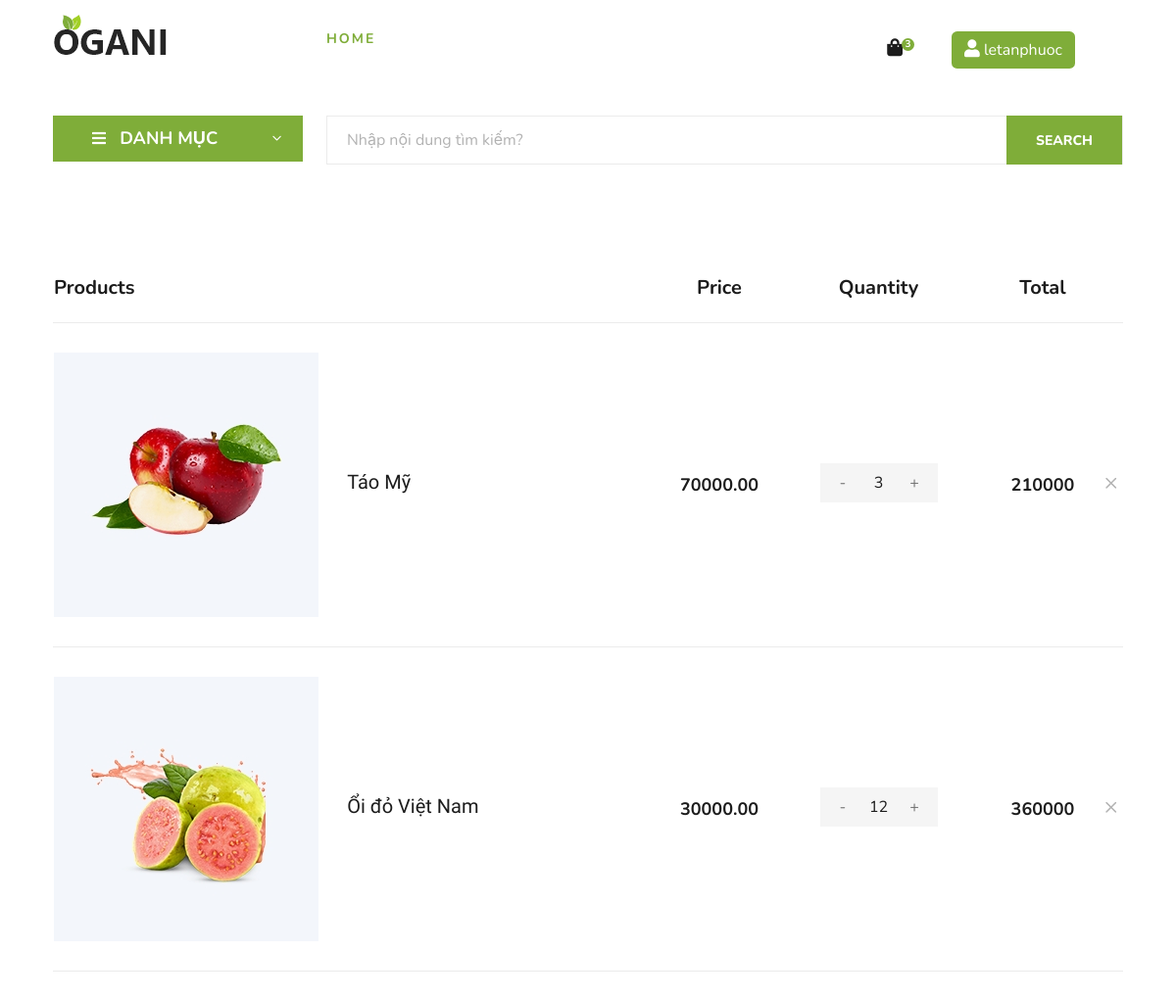
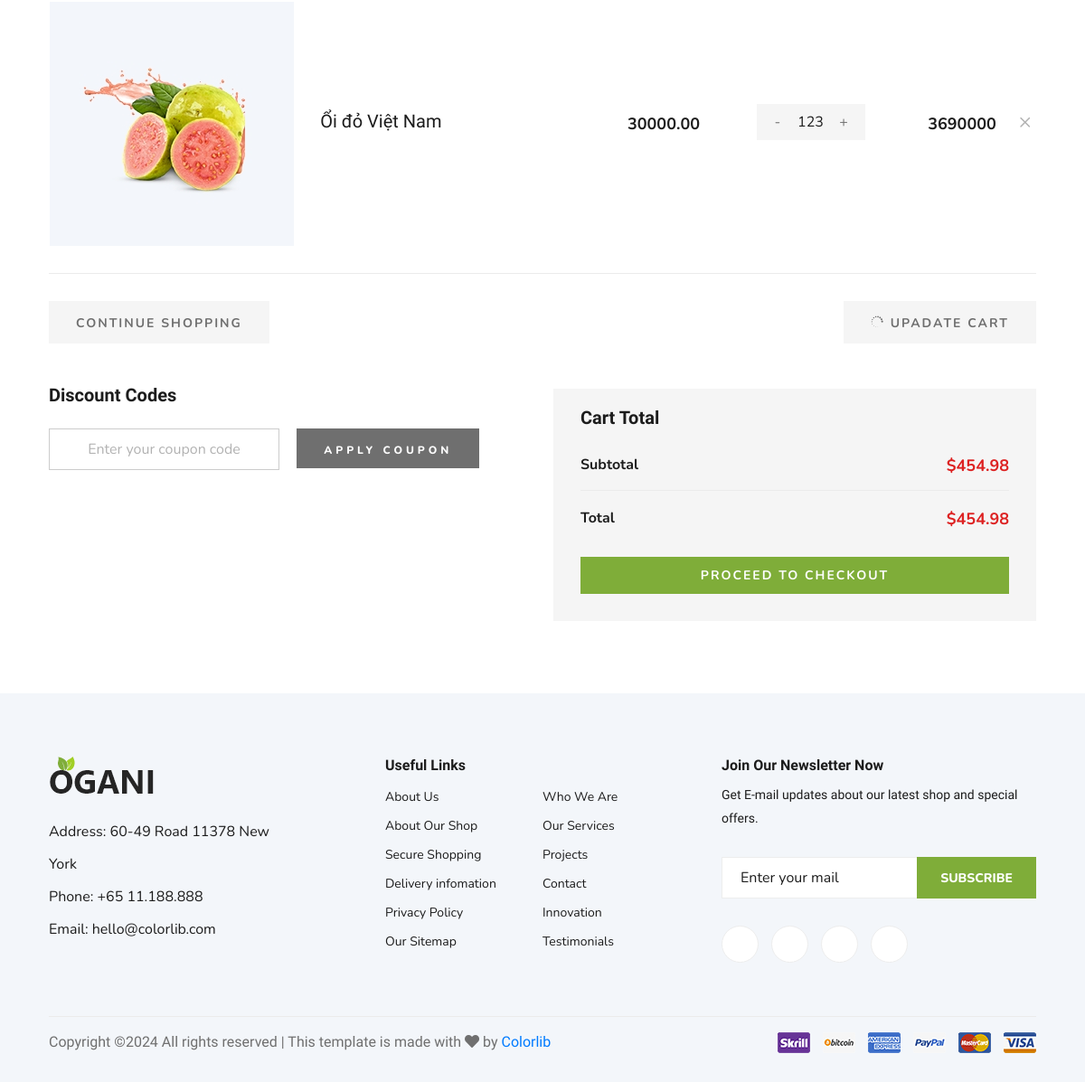
/cart.php (signed in), run on the app's committed database (2 pictures, top to bottom).
### tables this page shows
CREATE TABLE `cart_items` (
  `cart_item_id` int(11) NOT NULL,
  `cart_id` int(11) NOT NULL,
  `product_id` int(11) NOT NULL,
  `quantity` int(11) NOT NULL,
  `price` decimal(10,2) NOT NULL
);

CREATE TABLE `products` (
  `product_id` int(11) NOT NULL,
  `name` varchar(100) NOT NULL,
  `description` text DEFAULT NULL,
  `price` decimal(10,2) NOT NULL,
  `stock` int(11) NOT NULL,
  `views` int(11) DEFAULT 0,
  `sold` int(11) DEFAULT 0,
  `category_id` int(11) DEFAULT NULL,
  `img_url` varchar(255) DEFAULT NULL,
  `created_at` datetime DEFAULT current_timestamp()
);

### cart.php (called while the page is built)
<?php
    include "header.php";
    include "hero.php";
    include "cart_item.php";
?>
<?php include "footer.php" ?>

### config/Database.php (called while the page is built, shortened)
<?php
    class Database
    {
        private $host = "localhost";
        private $username = "root";
        private $password = "";
        private $dbName = "fruit_store";
        private $conn;
        private function connect()
        {
            $this->conn = new mysqli($this->host, $this->username, $this->password, $this->dbName);
        }
        public function getData($sql, $parameters = [], $typeParams = "")
        {
            try
            {
                $stmt = $this->conn->prepare($sql);
                if (!empty($parameters)) {
                    $stmt->bind_param($typeParams, ...$parameters);
                }
                $stmt->execute();
                $result = $stmt->get_result();
                return $result->fetch_all(MYSQLI_ASSOC);
            }
            catch (Exception $ex)
            {
                die("Lỗi truy vấn getData: " . $ex->getMessage());
            }
        }
    }
?>

### models/UserModel.php (called while the page is built, shortened)
<?php
    require_once $_SERVER['DOCUMENT_ROOT'] . '/store/config/Database.php';
    class UserModel
    {
        function isUserLoggedIn() {
            return isset($_SESSION['user_id']);
        }
    }
?>

### models/CartModel.php (called while the page is built, shortened)
<?php
    require_once $_SERVER['DOCUMENT_ROOT'] . '/store/config/Database.php';
    class CartModel
    {
        private $db;
        public function __construct()
        {
            $this->db = new Database();
        }
        public function getCartItemByUserId($userId)
        {
            $sql = "SELECT cart_items.*, products.* FROM cart_items
                    INNER JOIN products ON cart_items.product_id = products.product_id
                    INNER JOIN carts ON cart_items.cart_id = carts.cart_id
                    WHERE carts.user_id = ?";
            $parameters = [$userId];
            $typeParams = "i";
            return $this->db->getData($sql, $parameters, $typeParams);
        }
    }
?>

### cart_item.php (the view)
<?php
   require_once './models/CartModel.php';
   require_once './models/UserModel.php';
   $cartModel = new CartModel();
   $userModel = new UserModel();
   $isLoggedIn = $userModel->isUserLoggedIn();
   $carts = null;
   if($isLoggedIn)
   {
       $userId = $_SESSION['user_id'];
       $carts = $cartModel->getCartItemByUserId($userId);
   }
?>
 <section class="shoping-cart spad">
       <div class="container">
           <div class="row">
               <div class="col-lg-12">
                   <div class="shoping__cart__table">
                       <table>
                           <thead>
                               <tr>
                                   <th class="shoping__product">Products</th>
                                   <th>Price</th>
                                   <th>Quantity</th>
                                   <th>Total</th>
                                   <th></th>
                               </tr>
                           </thead>
                           <tbody>
                               <?php
                                   if($isLoggedIn)
                                   {
                                       foreach($carts as $cart)
                                       {
                                           $totalPriceItem = $cart['price'] * $cart['quantity'];
                                           echo <<<HTML
                                               <tr>
                                                   <td class="shoping__cart__item">
                                                       <img src="{$cart['img_url']}" alt="">
                                                       <h5>{$cart['name']}</h5>
                                                   </td>
                                                   <td class="shoping__cart__price">
                                                       {$cart['price']}
                                                   </td>
                                                   <td class="shoping__cart__quantity">
                                                       <div class="quantity">
                                                           <div class="pro-qty">
                                                               <input type="text" value="{$cart['quantity']}">
                                                           </div>
                                                       </div>
                                                   </td>
                                                   <td class="shoping__cart__total">
                                                       $totalPriceItem
                                                   </td>
                                                   <td class="shoping__cart__item__close">
                                                       <a href="./removeCartItem.php?productId={$cart['product_id']}"><span class="icon_close"></span></a>
                                                   </td>
                                               </tr>
                                               HTML;
                                       }
                                   }
                               ?>
                           </tbody>
                       </table>
                   </div>
               </div>
           </div>
           <div class="row">
               <div class="col-lg-12">
                   <div class="shoping__cart__btns">
                       <a href="#" class="primary-btn cart-btn">CONTINUE SHOPPING</a>
                       <a href="#" class="primary-btn cart-btn cart-btn-right"><span class="icon_loading"></span>
                           Upadate Cart</a>
                   </div>
               </div>
               <div class="col-lg-6">
                   <div class="shoping__continue">
                       <div class="shoping__discount">
                           <h5>Discount Codes</h5>
                           <form action="#">
                               <input type="text" placeholder="Enter your coupon code">
                               <button type="submit" class="site-btn">APPLY COUPON</button>
                           </form>
                       </div>
                   </div>
               </div>
               <div class="col-lg-6">
                   <div class="shoping__checkout">
                       <h5>Cart Total</h5>
                       <ul>
                           <li>Subtotal <span>$454.98</span></li>
                           <li>Total <span>$454.98</span></li>
                       </ul>
                       <a href="#" class="primary-btn">PROCEED TO CHECKOUT</a>
                   </div>
               </div>
           </div>
       </div>
   </section>

### css/style.css (style rules this page uses)
html, body { height: 100%; font-family: "Cairo", sans-serif; -webkit-font-smoothing: antialiased; font-smoothing: antialiased; }
h1, h2, h3, h4, h5, h6 { margin: 0; color: #111111; font-weight: 400; font-family: "Cairo", sans-serif; }
h5 { font-size: 18px; }
img { max-width: 100%; }
ul, ol { padding: 0; margin: 0; }
.spad { padding-top: 100px; padding-bottom: 100px; }
.primary-btn { display: inline-block; font-size: 14px; padding: 10px 28px 10px; color: #ffffff; text-transform: uppercase; font-weight: 700; background: #7fad39; letter-spacing: 2px; }
.site-btn { font-size: 14px; color: #ffffff; font-weight: 800; text-transform: uppercase; display: inline-block; padding: 13px 30px 12px; background: #7fad39; border: none; }
.pro-qty { width: 140px; height: 50px; display: inline-block; position: relative; text-align: center; background: #f5f5f5; margin-bottom: 5px; }
.pro-qty input { height: 100%; width: 100%; font-size: 16px; color: #6f6f6f; width: 50px; border: none; background: #f5f5f5; text-align: center; }
.shoping-cart { padding-top: 80px; padding-bottom: 80px; }
.shoping__cart__table { margin-bottom: 30px; }
.shoping__cart__table table { width: 100%; text-align: center; }
.shoping__cart__table table thead tr { border-bottom: 1px solid #ebebeb; }
.shoping__cart__table table thead th { font-size: 20px; font-weight: 700; color: #1c1c1c; padding-bottom: 20px; }
.shoping__cart__table table thead th.shoping__product { text-align: left; }
.shoping__cart__table table tbody tr td { padding-top: 30px; padding-bottom: 30px; border-bottom: 1px solid #ebebeb; }
.shoping__cart__table table tbody tr td.shoping__cart__item { width: 630px; text-align: left; }
.shoping__cart__table table tbody tr td.shoping__cart__item img { display: inline-block; margin-right: 25px; }
.shoping__cart__table table tbody tr td.shoping__cart__item h5 { color: #1c1c1c; display: inline-block; }
.shoping__cart__table table tbody tr td.shoping__cart__price { font-size: 18px; color: #1c1c1c; font-weight: 700; width: 100px; }
.shoping__cart__table table tbody tr td.shoping__cart__total { font-size: 18px; color: #1c1c1c; font-weight: 700; width: 110px; }
.shoping__cart__table table tbody tr td.shoping__cart__item__close { text-align: right; }
.shoping__cart__table table tbody tr td.shoping__cart__item__close span { font-size: 24px; color: #b2b2b2; cursor: pointer; }
.shoping__cart__table table tbody tr td.shoping__cart__quantity { width: 225px; }
.shoping__cart__table table tbody tr td.shoping__cart__quantity .pro-qty { width: 120px; height: 40px; }
.shoping__cart__table table tbody tr td.shoping__cart__quantity .pro-qty input { color: #1c1c1c; }
.shoping__cart__table table tbody tr td.shoping__cart__quantity .pro-qty input::placeholder { color: #1c1c1c; }
.primary-btn.cart-btn { color: #6f6f6f; padding: 14px 30px 12px; background: #f5f5f5; }
.primary-btn.cart-btn span { font-size: 14px; }
.primary-btn.cart-btn.cart-btn-right { float: right; }
.shoping__discount { margin-top: 45px; }
.shoping__discount h5 { font-size: 20px; color: #1c1c1c; font-weight: 700; margin-bottom: 25px; }
.shoping__discount form input { width: 255px; height: 46px; border: 1px solid #cccccc; font-size: 16px; color: #b2b2b2; text-align: center; display: inline-block; margin-right: 15px; }
.shoping__discount form input::placeholder { color: #b2b2b2; }
.shoping__discount form button { padding: 15px 30px 11px; font-size: 12px; letter-spacing: 4px; background: #6f6f6f; }
.shoping__checkout { background: #f5f5f5; padding: 30px; padding-top: 20px; margin-top: 50px; }
.shoping__checkout h5 { color: #1c1c1c; font-weight: 700; font-size: 20px; margin-bottom: 28px; }
.shoping__checkout ul { margin-bottom: 28px; }
.shoping__checkout ul li { font-size: 16px; color: #1c1c1c; font-weight: 700; list-style: none; overflow: hidden; border-bottom: 1px solid #ebebeb; padding-bottom: 13px; margin-bottom: 18px; }
.shoping__checkout ul li:last-child { padding-bottom: 0; border-bottom: none; margin-bottom: 0; }
.shoping__checkout ul li span { font-size: 18px; color: #dd2222; float: right; }
.shoping__checkout .primary-btn { display: block; text-align: center; }
@media only screen and (min-width: 1200px) { .container { max-width: 1170px; } }

### data on the page
cart_items: product.img_url (picture), product.name "Táo Mỹ", product.price "70000.00", quantity "3", totalPriceItem "210000"
cart_items: product.img_url (picture), product.name "Ổi đỏ Việt Nam", product.price "30000.00", quantity "12", totalPriceItem "360000"
cart_items: product.img_url (picture), product.name "Ổi đỏ Việt Nam", product.price "30000.00", quantity "123", totalPriceItem "3690000"

### other printed values
$totalCartItems "3"
$_SESSION['username'] "letanphuoc"
